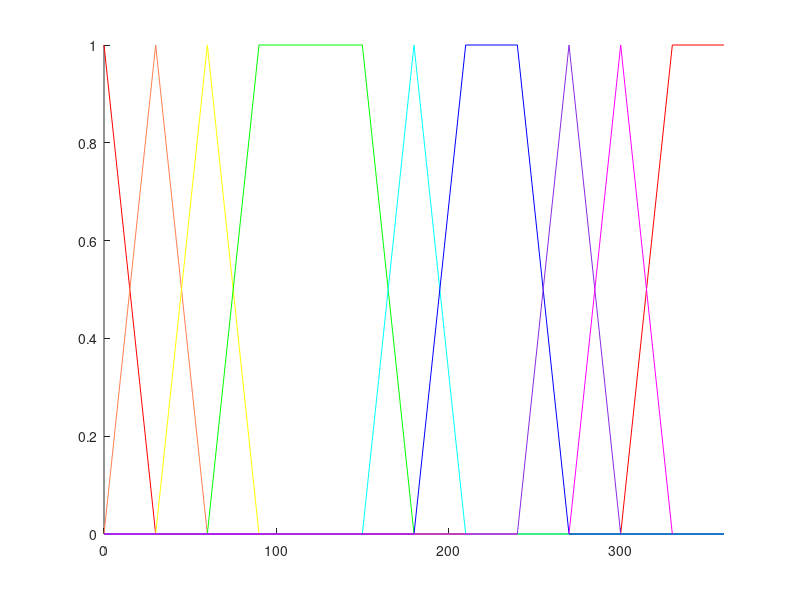

Reproduce this figure in MATLAB.

figure('Name', 'HUE Fuzzy Set', 'NumberTitle', 'off');
hold on

% RED MFUNCTION
line([0,30], [1, 0], 'Color', 'r');
line([30, 330], [0, 0], 'Color', 'r');
line([300, 330], [0, 1] , 'Color', 'r');
line([330, 360], [1, 1] , 'Color', 'r');


% ORANGE MFUNCTION
line([0,30], [0, 1], 'Color', [1,127/255,80/255]);
line([30, 60], [1, 0], 'Color', [1,127/255,80/255]);
line([60, 360], [0, 0] , 'Color', [1,127/255,80/255]);

% YELLOW MFUNCTION
line([30,60], [0, 1], 'Color', 'y');
line([90, 360], [0, 0], 'Color', 'y');
line([60, 90], [1, 0] , 'Color', 'y');

% GREEN MFUNCTION
line([60, 90], [0, 1], 'Color', 'g');
line([0, 60], [0, 0], 'Color', 'g');
line([90, 360], [0, 0], 'Color', 'g');
line([90, 150], [1, 1] , 'Color', 'g');
line([150, 180], [1, 0] , 'Color', 'g');

% CYAN MFUNCTION
line([150,180], [0, 1], 'Color', 'cyan');
line([0, 150], [0, 0], 'Color', 'cyan');
line([210, 360], [0, 0], 'Color', 'cyan');
line([180, 210], [1, 0] , 'Color', 'cyan');

% BLUE MFUNCTION
line([180,210], [0, 1], 'Color', 'b');
line([0, 180], [0, 0], 'Color', 'b');
line([270, 360], [0, 0], 'Color', 'b');
line([240, 270], [1, 0] , 'Color', 'b');
line([210, 240], [1, 1] , 'Color', 'b');

% VIOLET MFUNCTION
line([240,270], [0, 1], 'Color', [138/255, 43/255,226/255]);
line([0, 240], [0, 0], 'Color', [138/255, 43/255,226/255]);
line([270, 300], [1, 0] , 'Color', [138/255, 43/255,226/255]);


% MAGENTA MFUNCTION
line([270,300], [0, 1], 'Color', 'magenta');
line([0, 240], [0, 0], 'Color', 'magenta');
line([300, 330], [1, 0] , 'Color', 'magenta');

xlim([0 360])
hold off